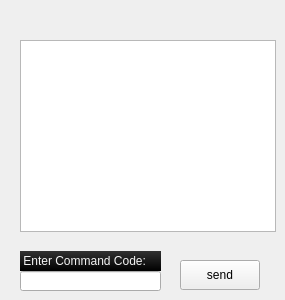
    <widget class="QWidget" name="ussd_tab">
     <attribute name="title">
      <string>USSD</string>
     </attribute>
     <widget class="QLineEdit" name="ussd_request">
      <property name="geometry">
       <rect>
        <x>20</x>
        <y>271</y>
        <width>141</width>
        <height>20</height>
       </rect>
      </property>
     </widget>
     <widget class="QPushButton" name="send_ussd">
      <property name="geometry">
       <rect>
        <x>180</x>
        <y>260</y>
        <width>80</width>
        <height>30</height>
       </rect>
      </property>
      <property name="text">
       <string>send</string>
      </property>
     </widget>
     <widget class="QLabel" name="label_5">
      <property name="geometry">
       <rect>
        <x>20</x>
        <y>251</y>
        <width>141</width>
        <height>20</height>
       </rect>
      </property>
      <property name="styleSheet">
       <string notr="true">background-color: qlineargradient(spread:pad, x1:0, y1:0.029, x2:0, y2:1, stop:0 rgba(48, 48, 48, 255), stop:1 rgba(0, 0, 0, 255));
font: 75 10pt &quot;Trebuchet MS&quot;;
color:#f4f4f4;</string>
      </property>
      <property name="text">
       <string> Enter Command Code:</string>
      </property>
     </widget>
     <widget class="QListWidget" name="ussd_response">
      <property name="geometry">
       <rect>
        <x>20</x>
        <y>40</y>
        <width>256</width>
        <height>192</height>
       </rect>
      </property>
     </widget>
    </widget>
